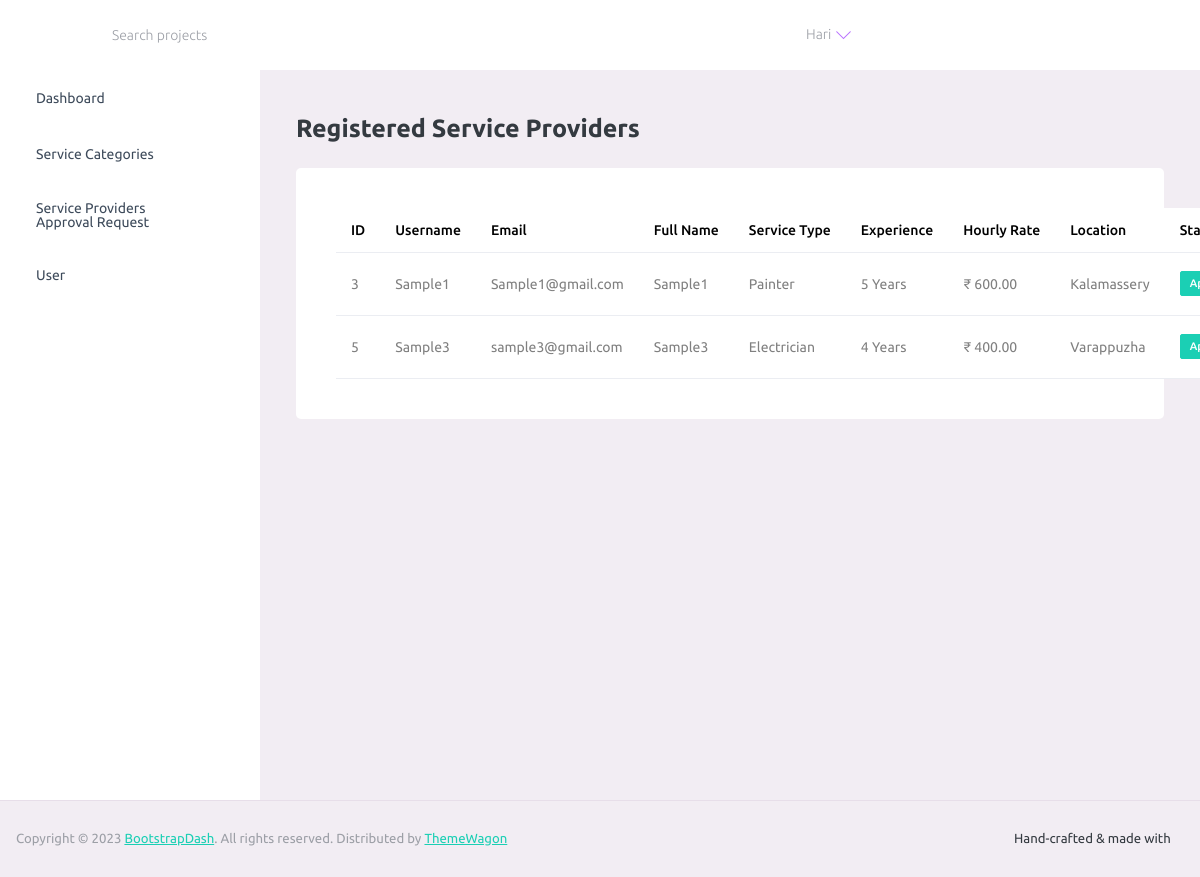
The app's page /FixPointAdmin/service_providers_details/ (signed in) with its own data.
### UserApp/models.py (models this page shows, shortened)
class UserDb(models.Model):
    ROLE_CHOICES = (
        ('SERVICE_PROVIDER', 'Service Provider'),
        ('CUSTOMER', 'Customer'),
    )
    user = models.OneToOneField(
        User,
        on_delete=models.CASCADE,
        related_name="profile"
    )
    user_role = models.CharField(
        max_length=20,
        choices=ROLE_CHOICES
    )
    is_approved = models.BooleanField(default=False)

class ServiceProviderProfileDb(models.Model):
    APPROVAL_STATUS = (
        ('PENDING', 'Pending Approval'),
        ('APPROVED', 'Approved'),
        ('REJECTED', 'Rejected'),
    )
    user = models.OneToOneField(UserDb, on_delete=models.CASCADE)
    full_name = models.CharField(max_length=150)
    phone_number = models.CharField(max_length=15, null=True, blank=True)
    service_type = models.CharField(max_length=100)
    experience = models.PositiveIntegerField(default=0)
    hourly_rate = models.DecimalField(
        max_digits=8,
        decimal_places=2
    )
    location = models.CharField(max_length=150)
    latitude = models.DecimalField(
        max_digits=9,
        decimal_places=6,
        null=True,
        blank=True
    )
    longitude = models.DecimalField(
        max_digits=9,
        decimal_places=6,
        null=True,
        blank=True
    )
    is_available = models.BooleanField(default=True)
    approval_status = models.CharField(
        max_length=10,
        choices=APPROVAL_STATUS,
        default='PENDING'
    )
    profile_photo = models.ImageField(
        upload_to="provider_photos/",
        null=True,
        blank=True
    )
    rejection_reason = models.TextField(blank=True, null=True)
    created_at = models.DateTimeField(auto_now_add=True)

### AdminApp/views.py (the view)
# urls.py: path("service_providers_details/", views.service_providers_details, name="service_providers_details"),
@admin_required
def service_providers_details(request):
    providers = UserDb.objects.filter(
        user_role='SERVICE_PROVIDER'
    ).select_related('serviceproviderprofiledb')
    context = {
        "providers": providers
    }
    return render(request, "service-providers-details.html", context)

### AdminApp/views.py (called while the page is built)
def admin_required(view_func):
    @wraps(view_func)
    def _wrapped_view(request, *args, **kwargs):
        if not request.user.is_authenticated:
            return redirect("admin_login")
        if not request.user.is_superuser:
            return HttpResponseForbidden("Not allowed")
        return view_func(request, *args, **kwargs)
    return _wrapped_view

### AdminApp/templates/service-providers-details.html (shortened to what this page needs)
{% extends 'base.html' %}
{% load static %}
{% block content %}
<div class="content-wrapper">
    <div class="row">
        <div class="col-12">
            <h3 class="mb-4 font-weight-bold">Registered Service Providers</h3>
        </div>
    </div>
    <div class="card">
        <div class="card-body">
            <table class="table table-hover">
                <thead>
                    <tr>
                        <th>ID</th>
                        <th>Username</th>
                        <th>Email</th>
                        <th>Full Name</th>
                        <th>Service Type</th>
                        <th>Experience</th>
                        <th>Hourly Rate</th>
                        <th>Location</th>
                        <th>Status</th>
                    </tr>
                </thead>
                <tbody>
                    {% for user in providers %}
                    <tr>
                        <td>{{ user.id }}</td>
                        <td>{{ user.user.username|default:"-" }}</td>
                        <td>{{ user.user.email|default:"-" }}</td>
                        <td>
                            {% if user.serviceproviderprofiledb %}
                            {{ user.serviceproviderprofiledb.full_name|default:"-" }}
                            {% else %}
                            -
                            {% endif %}
                        </td>
                        <td>
                            {% if user.serviceproviderprofiledb %}
                            {{ user.serviceproviderprofiledb.service_type|default:"-" }}
                            {% else %}
                            -
                            {% endif %}
                        </td>
                        <td>
                            {% if user.serviceproviderprofiledb and user.serviceproviderprofiledb.experience %}
                            {{ user.serviceproviderprofiledb.experience }} Years
                            {% else %}
                            -
                            {% endif %}
                        </td>
                        <td>
                            {% if user.serviceproviderprofiledb and user.serviceproviderprofiledb.hourly_rate %}
                            ₹ {{ user.serviceproviderprofiledb.hourly_rate }}
                            {% else %}
                            -
                            {% endif %}
                        </td>
                        <td>
                            {% if user.serviceproviderprofiledb %}
                            {{ user.serviceproviderprofiledb.location|default:"-" }}
                            {% else %}
                            -
                            {% endif %}
                        </td>
                        <td>
                            {% if user.serviceproviderprofiledb %}
                            {% if user.serviceproviderprofiledb.approval_status == "APPROVED" %}
                            <span class="badge badge-success">Approved</span>
                            {% elif user.serviceproviderprofiledb.approval_status == "REJECTED" %}
                            <span class="badge badge-danger">Rejected</span>
                            {% else %}
                            <span class="badge badge-warning">Pending</span>
                            {% endif %}
                            {% else %}
                            -
                            {% endif %}
                        </td>
                    </tr>
                    {% endfor %}
                </tbody>
            </table>
        </div>
    </div>
</div>
{% endblock %}

### AdminApp/templates/base.html (shortened to what this page needs)
<!DOCTYPE html>
{% load static %}
<html lang="en">
<head>
    <link rel="stylesheet" href="{% static 'admin_app_assets/vendors/mdi/css/materialdesignicons.min.css' %}">
    <link rel="stylesheet" href="{% static 'admin_app_assets/vendors/ti-icons/css/themify-icons.css' %}">
    <link rel="stylesheet" href="{% static 'admin_app_assets/vendors/css/vendor.bundle.base.css' %}">
    <link rel="stylesheet" href="{% static 'admin_app_assets/vendors/font-awesome/css/font-awesome.min.css' %}">
    <link rel="stylesheet" href="{% static 'admin_app_assets/vendors/font-awesome/css/font-awesome.min.css' %}">
    <link rel="stylesheet"
        href="{% static 'admin_app_assets/vendors/bootstrap-datepicker/bootstrap-datepicker.min.css' %}">
    <link rel="stylesheet" href="{% static 'admin_app_assets/css/style.css' %}">
</head>
<body>
    <div class="container-scroller">
        <nav class="navbar default-layout-navbar col-lg-12 col-12 p-0 fixed-top d-flex flex-row">
            <div class="navbar-menu-wrapper d-flex align-items-stretch">
                <button class="navbar-toggler navbar-toggler align-self-center" type="button" data-toggle="minimize">
                    <span class="mdi mdi-menu"></span>
                </button>
                <div class="search-field d-none d-md-block">
                    <form class="d-flex align-items-center h-100" action="#">
                        <div class="input-group">
                            <div class="input-group-prepend bg-transparent">
                                <i class="input-group-text border-0 mdi mdi-magnify"></i>
                            </div>
                            <input type="text" class="form-control bg-transparent border-0"
                                placeholder="Search projects">
                        </div>
                    </form>
                </div>
                <ul class="navbar-nav navbar-nav-right">
                    <li class="nav-item d-none d-lg-block full-screen-link">
                        <a class="nav-link">
                            <i class="mdi mdi-fullscreen" id="fullscreen-button"></i>
                        </a>
                    </li>
                    {% if request.user.is_authenticated and request.user.is_superuser %}
                    <li class="nav-item nav-profile dropdown">
                        <a class="nav-link dropdown-toggle" id="profileDropdown" href="#" data-bs-toggle="dropdown"
                            aria-expanded="false">
                            <i class="mdi mdi-account-circle mdi-24px"></i>
                            <span class="ms-2">{{ request.user.username }}</span>
                        </a>
                    </li>
                    {% endif %}
                    <li class="nav-item nav-settings d-none d-lg-block">
                        <a class="nav-link" href="#">
                            <i class="mdi mdi-format-line-spacing"></i>
                        </a>
                    </li>
                </ul>
            </div>
        </nav>
        <div class="container-fluid page-body-wrapper">
            <nav class="sidebar sidebar-offcanvas" id="sidebar">
                <ul class="nav">
                    <li class="nav-item">
                        <a class="nav-link" href="{% url 'dashboard' %}">
                            <span class="menu-title">Dashboard</span>
                            <i class="mdi mdi-home menu-icon"></i>
                        </a>
                    </li>
                    <li class="nav-item">
                        <a class="nav-link" data-bs-toggle="collapse" href="#category-dropdown" aria-expanded="false"
                            aria-controls="ui-basic">
                            <span class="menu-title">Service Categories</span>
                            <i class="menu-arrow"></i>
                            <i class="mdi mdi-account-wrench menu-icon"></i>
                        </a>
                    </li>
                    <li class="nav-item">
                        <a class="nav-link" data-bs-toggle="collapse" href="#provider-dropdown" aria-expanded="false"
                            aria-controls="provider-dropdown">
                            <span class="menu-title">Service Providers Approval Request</span>
                            <i class="menu-arrow"></i>
                            <i class="mdi mdi-account-group menu-icon"></i>
                        </a>
                    </li>
                    <li class="nav-item">
                        <a class="nav-link" data-bs-toggle="collapse" href="#user-dropdown" aria-expanded="false"
                            aria-controls="provider-dropdown">
                            <span class="menu-title">User</span>
                            <i class="menu-arrow"></i>
                            <i class="mdi mdi-account-group menu-icon"></i>
                        </a>
                    </li>
                </ul>
            </nav>
            <div class="main-panel">
                {% block content %}
                {% endblock %}
            </div>
        </div>
        <footer class="footer">
            <div class="d-sm-flex justify-content-center justify-content-sm-between">
                <span class="text-muted text-center text-sm-left d-block d-sm-inline-block">Copyright © 2023 <a
                        href="https://www.bootstrapdash.com/" target="_blank">BootstrapDash</a>. All rights reserved.
                    Distributed by <a href="http://themewagon.com" target="_blank">ThemeWagon</a></span>
                <span class="float-none float-sm-right d-block mt-1 mt-sm-0 text-center">Hand-crafted & made with <i
                        class="mdi mdi-heart text-danger"></i></span>
            </div>
        </footer>
    </div>
</body>
</html>

### records on screen
UserDb: id "3", user.username "Sample1", user.email "Sample1@gmail.com", serviceproviderprofiledb.full_name "Sample1", serviceproviderprofiledb.service_type "Painter", serviceproviderprofiledb.experience "5", serviceproviderprofiledb.hourly_rate "600.00", serviceproviderprofiledb.location "Kalamassery", shows "Approved"
UserDb: id "5", user.username "Sample3", user.email "sample3@gmail.com", serviceproviderprofiledb.full_name "Sample3", serviceproviderprofiledb.service_type "Electrician", serviceproviderprofiledb.experience "4", serviceproviderprofiledb.hourly_rate "400.00", serviceproviderprofiledb.location "Varappuzha", shows "Approved"

### other values on screen
{{ request.user.username }} "Hari"
